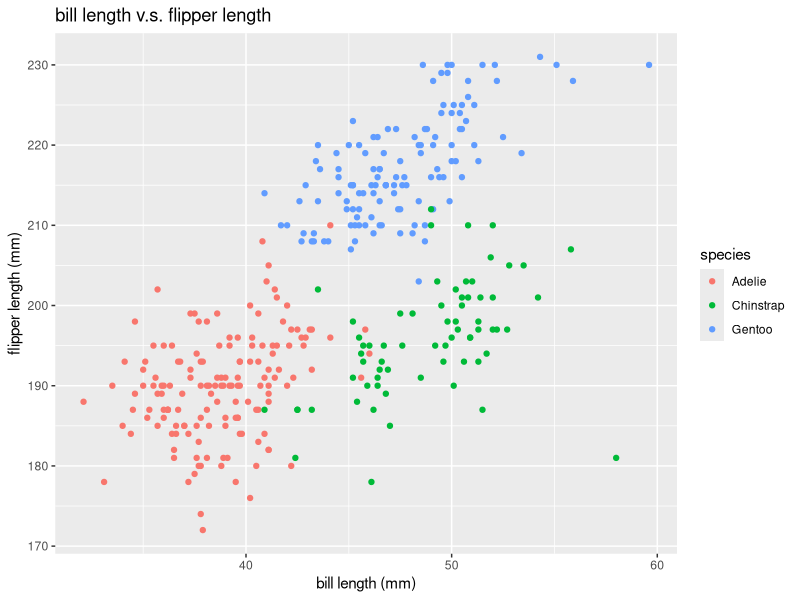
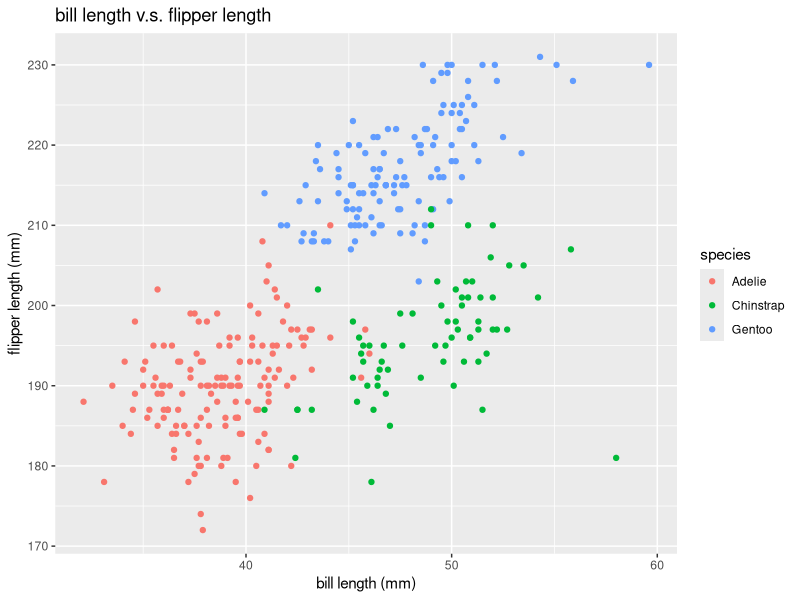

Write R code to recreate these figures, in order.
## ---- chunk 1
# get dataset using code provided
data("penguins", package = "palmerpenguins")
# make a new dataset without N/A values in flipper length column
penguins_new <- penguins[-c(4,272),]
# calculate the sizes of the new dataset
num_row <- nrow(penguins)
num_col <- ncol(penguins)
# calculate the mean of flipper length
mean_flipper <- mean(penguins_new$flipper_length_mm)
## ---- chunk 2
# run library first
library(tidyverse)
# name axes for better future use
x_axis <- penguins_new$bill_length_mm
y_axis <- penguins_new$flipper_length_mm
plot = tibble(x = x_axis, y = y_axis)
# make a plot using ggplot
species = penguins_new$species
ggplot(plot,aes(x=x, y=y, color = species))+geom_point()+labs(title = "bill length v.s. flipper length", x = "bill length (mm)",y = "flipper length (mm)")
# save the plot just created
ggsave("bill length v.s. flipper length", plot = last_plot(), device = "pdf")
## ---- chunk 3
set.seed(1234)
# create four different vectors
normal_vector <- rnorm(10)
logical_vector <- normal_vector>0
character_vector <- vector("character", 10)
factor_vector <- factor(c("small","medium","large","small","medium","large","small","medium","large","small"))
# make a data frame using four vectors
df = tibble (normal_vector, logical_vector, character_vector, factor_vector)
# pull the variables out of the frame
data_norm <- pull(df, var = normal_vector)
data_logical <- pull(df, var = logical_vector)
data_character <- pull(df, var = character_vector)
data_factor <- pull(df, var = factor_vector)
# take the means of each variable (w/o as.numeric)
mean_norm <- mean(data_norm)
mean_logical <- mean(data_logical)
mean_character <- mean(data_character)
mean_factor <- mean(data_factor)
